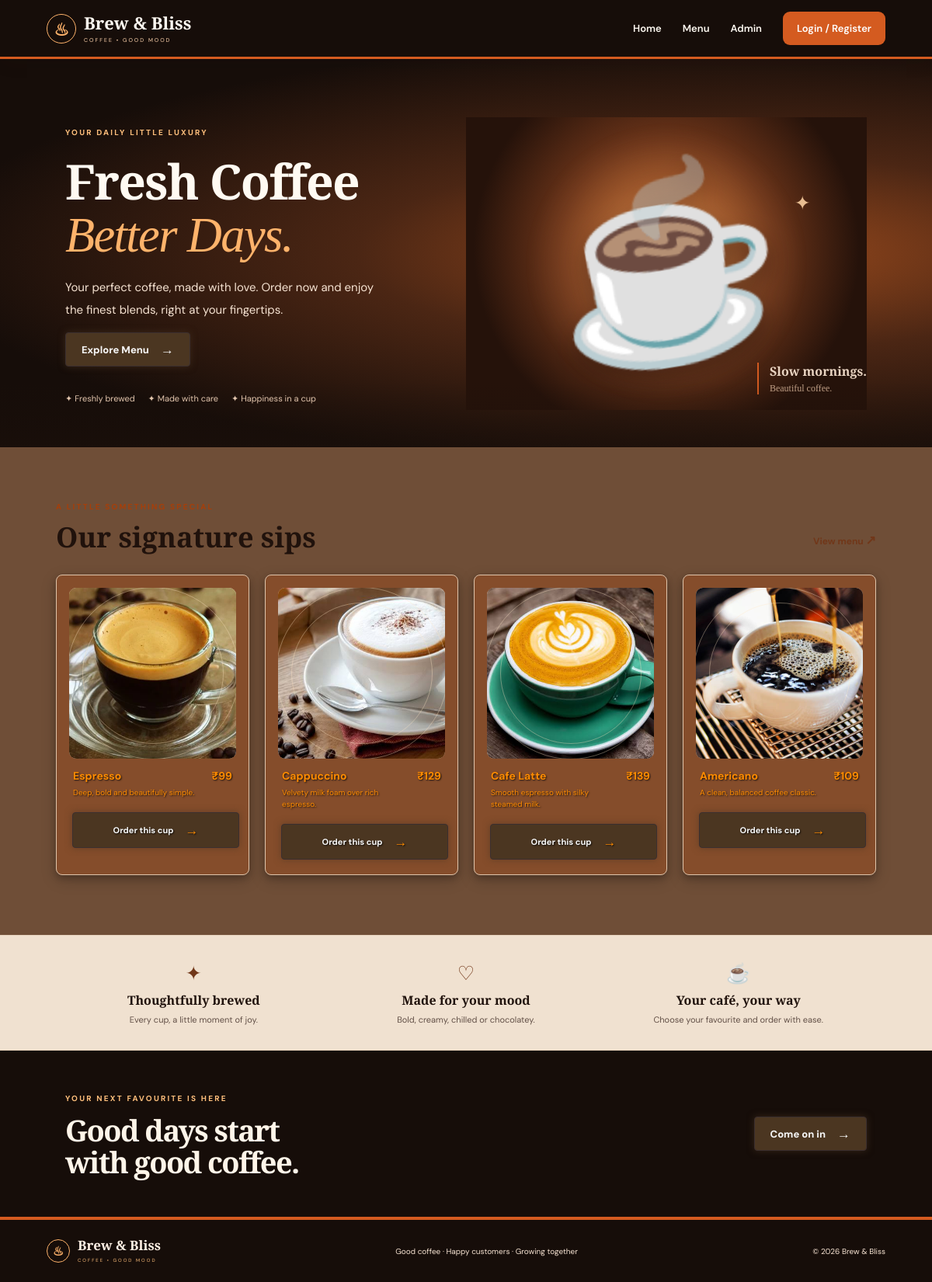
The page / on the database its author committed.
### tables this page shows
CREATE TABLE coffee(coffee_id INTEGER PRIMARY KEY AUTOINCREMENT, coffee_name TEXT NOT NULL, category TEXT NOT NULL, price REAL NOT NULL, quantity INTEGER NOT NULL DEFAULT 0, emoji TEXT DEFAULT '☕', description TEXT DEFAULT 'Freshly made for you.');

### app.py (the view)
@app.route('/')
def home():
    c=db(); coffees=c.execute('SELECT * FROM coffee ORDER BY coffee_id LIMIT 4').fetchall(); c.close()
    return render_template('index.html',coffees=coffees)

### app.py (called while the page is built)
def db():
    c=sqlite3.connect(DB_PATH); c.row_factory=sqlite3.Row; c.execute('PRAGMA foreign_keys=ON'); return c

@app.context_processor
def inject_globals():
    return {'cart_count':sum(int(x) for x in session.get('cart',{}).values()), 'current_user':session.get('username'), 'current_role':session.get('role')}

### templates/index.html
{% extends 'base.html' %}{% block title %}Fresh Coffee, Better Days{% endblock %}{% block content %}{% set coffee_images = {'Espresso':'espresso.jpg','Cappuccino':'Cappuccino.jpg','Cafe Latte':'Latte.jpg','Latte':'Latte.jpg','Americano':'americano.jpg','Mocha':'Cafe_Mocha.jpg','Cafe Mocha':'Cafe_Mocha.jpg','Cold Coffee':'cold_coffee.jpg','Cold Brew':'Cold_Brew.jpg','Caramel Macchiato':'caramel-macchiato.jpg','Hazelnut Latte':'Hazelnut_Latte.jpg','Coffee Frappe':'Coffee_Frappe.jpg','Flat White':'Flat_White.jpg','Iced Latte':'Iced_Latte.jpg','Vanilla Latte':'Vanilla_Latte.jpg'} %}<section class="hero"><div class="hero-copy"><span class="eyebrow">YOUR DAILY LITTLE LUXURY</span><h1>Fresh Coffee<br><em>Better Days.</em></h1><p>Your perfect coffee, made with love. Order now and enjoy the finest blends, right at your fingertips.</p><a class="btn btn-caramel" href="{{ url_for('customer_login') }}">Explore Menu <span>→</span></a><div class="hero-notes"><span>✦ Freshly brewed</span><span>✦ Made with care</span><span>✦ Happiness in a cup</span></div></div><div class="hero-art"><div class="sun-glow"></div><div class="bean bean-one">✦</div><div class="hero-cup">☕</div><div class="art-caption"><b>Slow mornings.</b><span>Beautiful coffee.</span></div></div></section><section class="section featured"><div class="section-heading"><div><span class="eyebrow">A LITTLE SOMETHING SPECIAL</span><h2>Our signature sips</h2></div><a class="text-link" href="{{ url_for('customer_login') }}">View menu <span>↗</span></a></div><div class="coffee-grid home-grid">{% for coffee in coffees %}<article class="coffee-card"><div class="coffee-art art-{{ loop.index }}"><img src="{{ url_for('static', filename='images/' ~ coffee_images.get(coffee.coffee_name, 'Latte.jpg')) }}" alt="{{ coffee.coffee_name }}" loading="lazy"><span>{{ coffee.emoji }}</span><i>BREW & BLISS</i></div><div class="coffee-info"><div><h3>{{ coffee.coffee_name }}</h3><p>{{ coffee.description }}</p></div><strong>₹{{ '%.0f'|format(coffee.price) }}</strong></div><a class="btn btn-outline full" href="{{ url_for('customer_login') }}">Order this cup <span>→</span></a></article>{% endfor %}</div></section><section class="promise"><div><span class="promise-icon">✦</span><b>Thoughtfully brewed</b><small>Every cup, a little moment of joy.</small></div><div><span class="promise-icon">♡</span><b>Made for your mood</b><small>Bold, creamy, chilled or chocolatey.</small></div><div><span class="promise-icon">☕</span><b>Your café, your way</b><small>Choose your favourite and order with ease.</small></div></section><section class="last-call"><div><span class="eyebrow">YOUR NEXT FAVOURITE IS HERE</span><h2>Good days start<br>with good coffee.</h2></div><a class="btn btn-light" href="{{ url_for('customer_login') }}">Come on in <span>→</span></a></section>{% endblock %}

### rows shown on the page
coffee: shows a picture, coffee_name "Espresso", description "Deep, bold and beautifully simple.", price "99"
coffee: coffee_name (picture), coffee_name "Cappuccino", description "Velvety milk foam over rich espresso.", price "129"
coffee: shows a picture, coffee_name "Cafe Latte", description "Smooth espresso with silky steamed milk.", price "139"
coffee: shows a picture, coffee_name "Americano", description "A clean, balanced coffee classic.", price "109"
